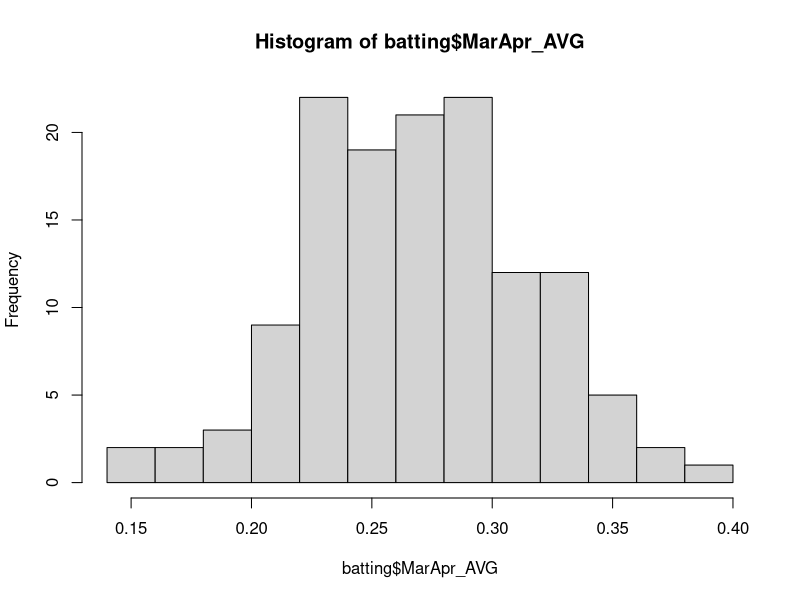

Reproduce this figure in R.
# Candidate’s Choice Question 
#   for the Senior Quantitative Analyst Position at Philadelphia Phillies
# Submission: November 15, 2016
# Candidate: Meen Chul Kim

# Read in data
batting <- read.csv('data/batting.csv')

# Histogram to check the distribution of data
hist(batting$MarApr_AVG)
